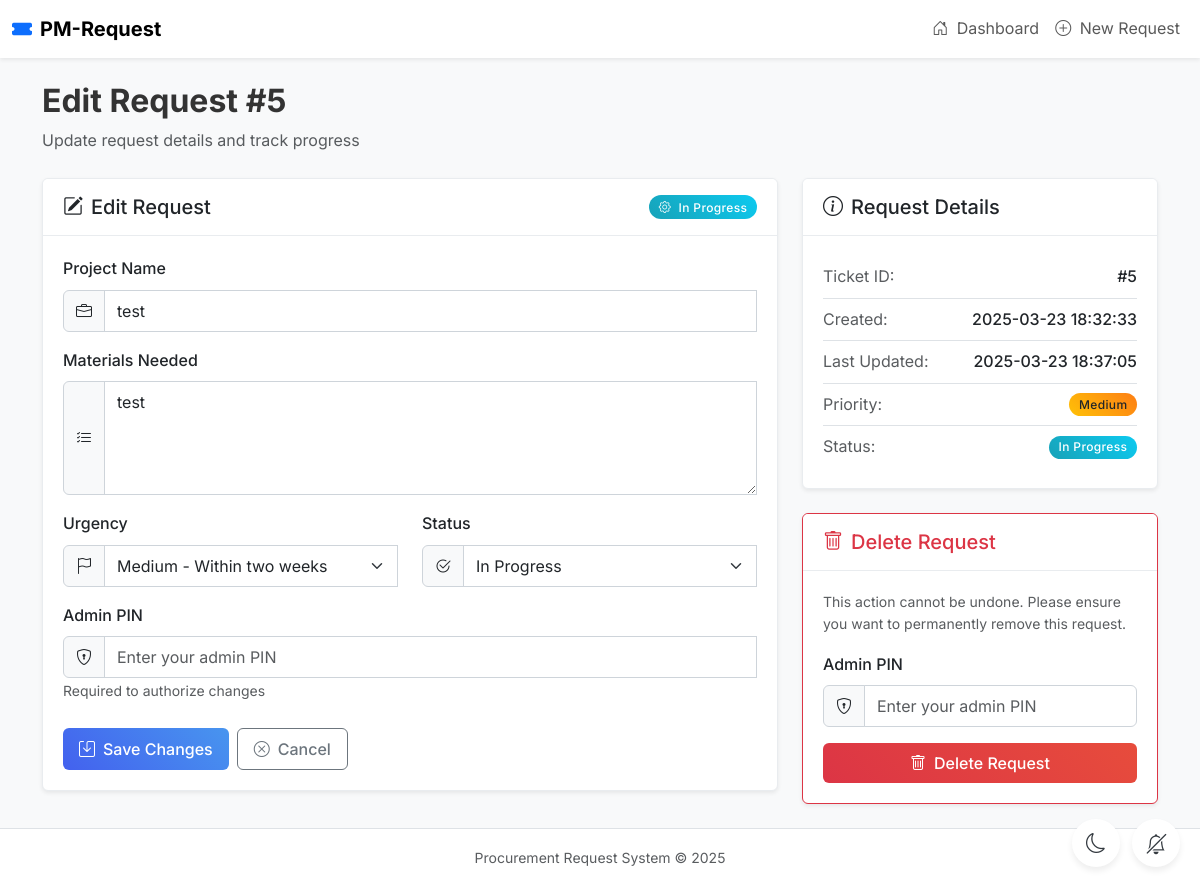
Screenshot of /edit/5 with the database file from the repository.
### tables this page shows
CREATE TABLE tickets (
            id INTEGER PRIMARY KEY AUTOINCREMENT,
            project_name TEXT NOT NULL,
            materials TEXT NOT NULL,
            urgency TEXT NOT NULL,
            status TEXT DEFAULT 'Pending',
            created_at TIMESTAMP DEFAULT CURRENT_TIMESTAMP,
            updated_at TIMESTAMP DEFAULT CURRENT_TIMESTAMP
        );

### app.py (the view, shortened to what this page needs)
@app.route('/edit/<int:ticket_id>', methods=['GET', 'POST'])
def edit_ticket(ticket_id):
    conn = get_db_connection()
    ticket = conn.execute('SELECT * FROM tickets WHERE id = ?', (ticket_id,)).fetchone()
    conn.close()
    return render_template('edit.html', ticket=ticket)

### app.py (called while the page is built)
def get_db_connection():
    conn = sqlite3.connect('tickets.db')
    conn.row_factory = sqlite3.Row
    return conn

### templates/edit.html (shortened to what this page needs)
{% extends "base.html" %}
{% block page_title %}Edit Request #{{ ticket.id }}{% endblock %}
{% block page_description %}Update request details and track progress{% endblock %}
{% block content %}
    <div class="row">
        <div class="col-md-8">
            <div class="card shadow-sm">
                <div class="card-header bg-white d-flex justify-content-between align-items-center">
                    <h5 class="card-title mb-0">
                        <i class="bi bi-pencil-square me-2"></i>Edit Request
                    </h5>
                    <span class="badge rounded-pill bg-{{ 'success' if ticket.status == 'Completed' else 'info' if ticket.status == 'In Progress' else 'secondary' }}">
                        <i class="bi bi-{{ 'check-circle' if ticket.status == 'Completed' else 'gear' if ticket.status == 'In Progress' else 'hourglass-split' }} me-1"></i>
                        {{ ticket.status }}
                    </span>
                </div>
                <div class="card-body">
                    <form method="POST" class="needs-validation" novalidate>
                        <div class="mb-3">
                            <label class="form-label fw-medium" for="project_name">Project Name</label>
                            <div class="input-group">
                                <span class="input-group-text"><i class="bi bi-briefcase"></i></span>
                                <input type="text" class="form-control" id="project_name" name="project_name" value="{{ ticket.project_name }}" required title="Enter the project name" aria-label="Project Name">
                            </div>
                        </div>
                        <div class="mb-3">
                            <label class="form-label fw-medium" for="materials">Materials Needed</label>
                            <div class="input-group">
                                <span class="input-group-text"><i class="bi bi-list-check"></i></span>
                                <textarea class="form-control" id="materials" name="materials" rows="4" required title="Enter the required materials" aria-label="Materials Needed">{{ ticket.materials }}</textarea>
                            </div>
                        </div>
                        <div class="row mb-3">
                            <div class="col-md-6">
                                <label class="form-label fw-medium" for="urgency">Urgency</label>
                                <div class="input-group">
                                    <span class="input-group-text"><i class="bi bi-flag"></i></span>
                                    <select class="form-select" id="urgency" name="urgency" required title="Select the urgency level" aria-label="Urgency Level">
                                        <option value="Medium" {% if ticket.urgency == 'Medium' %}selected{% endif %}>Medium - Within two weeks</option>
                                    </select>
                                </div>
                            </div>
                            <div class="col-md-6">
                                <label class="form-label fw-medium" for="status">Status</label>
                                <div class="input-group">
                                    <span class="input-group-text"><i class="bi bi-check2-circle"></i></span>
                                    <select class="form-select" id="status" name="status" required title="Select the current status" aria-label="Request Status">
                                        <option value="In Progress" {% if ticket.status == 'In Progress' %}selected{% endif %}>In Progress</option>
                                    </select>
                                </div>
                            </div>
                        </div>
                        <div class="mb-4">
                            <label class="form-label fw-medium" for="edit_pin">Admin PIN</label>
                            <div class="input-group">
                                <span class="input-group-text"><i class="bi bi-shield-lock"></i></span>
                                <input type="password" class="form-control" id="edit_pin" name="pin" required title="Enter your PIN to edit" aria-label="Edit PIN" placeholder="Enter your admin PIN">
                            </div>
                            <small class="text-muted mt-1">Required to authorize changes</small>
                        </div>
                        <div class="d-flex gap-2">
                            <button type="submit" class="btn btn-primary">
                                <i class="bi bi-save me-2"></i>Save Changes
                            </button>
                            <a href="{{ url_for('index') }}" class="btn btn-outline-secondary">
                                <i class="bi bi-x-circle me-2"></i>Cancel
                            </a>
                        </div>
                    </form>
                </div>
            </div>
        </div>
        <div class="col-md-4">
            <div class="card shadow-sm mb-4">
                <div class="card-header bg-white">
                    <h5 class="card-title mb-0">
                        <i class="bi bi-info-circle me-2"></i>Request Details
                    </h5>
                </div>
                <div class="card-body">
                    <ul class="list-group list-group-flush">
                        <li class="list-group-item d-flex justify-content-between align-items-center px-0">
                            <span class="text-muted">Ticket ID:</span>
                            <span class="fw-medium">#{{ ticket.id }}</span>
                        </li>
                        <li class="list-group-item d-flex justify-content-between align-items-center px-0">
                            <span class="text-muted">Created:</span>
                            <span class="fw-medium">{{ ticket.created_at }}</span>
                        </li>
                        <li class="list-group-item d-flex justify-content-between align-items-center px-0">
                            <span class="text-muted">Last Updated:</span>
                            <span class="fw-medium">{{ ticket.updated_at }}</span>
                        </li>
                        <li class="list-group-item d-flex justify-content-between align-items-center px-0">
                            <span class="text-muted">Priority:</span>
                            <span class="badge rounded-pill bg-{{ 'danger' if ticket.urgency == 'High' else 'warning' if ticket.urgency == 'Medium' else 'info' }}">
                                {{ ticket.urgency }}
                            </span>
                        </li>
                        <li class="list-group-item d-flex justify-content-between align-items-center px-0">
                            <span class="text-muted">Status:</span>
                            <span class="badge rounded-pill bg-{{ 'success' if ticket.status == 'Completed' else 'info' if ticket.status == 'In Progress' else 'secondary' }}">
                                {{ ticket.status }}
                            </span>
                        </li>
                    </ul>
                </div>
            </div>
            <div class="card shadow-sm border-danger">
                <div class="card-header bg-white text-danger">
                    <h5 class="card-title mb-0">
                        <i class="bi bi-trash me-2"></i>Delete Request
                    </h5>
                </div>
                <div class="card-body">
                    <p class="text-muted small mb-3">This action cannot be undone. Please ensure you want to permanently remove this request.</p>
                    <form method="POST" action="{{ url_for('delete_ticket', ticket_id=ticket.id) }}" onsubmit="return confirm('Are you sure you want to permanently delete this ticket?');">
                        <div class="mb-3">
                            <label class="form-label fw-medium" for="delete_pin">Admin PIN</label>
                            <div class="input-group">
                                <span class="input-group-text"><i class="bi bi-shield-lock"></i></span>
                                <input type="password" class="form-control" id="delete_pin" name="pin" required title="Enter your PIN to delete" aria-label="Delete PIN" placeholder="Enter your admin PIN">
                            </div>
                        </div>
                        <div class="d-grid">
                            <button type="submit" class="btn btn-danger">
                                <i class="bi bi-trash me-2"></i>Delete Request
                            </button>
                        </div>
                    </form>
                </div>
            </div>
        </div>
    </div>
{% endblock %}

### static/css/styles.css (style rules this page uses)
:root { --primary: #4361ee; --primary-light: #4895ef; --primary-dark: #3a0ca3; --primary-light-bg: rgba(67, 97, 238, 0.1); --success-light: rgba(40, 167, 69, 0.1); --warning-light: rgba(255, 193, 7, 0.1); --danger-light: rgba(220, 53, 69, 0.1); --info-light: rgba(23, 162, 184, 0.1); --success: #28a745; --warning: #ffc107; --danger: #dc3545; --info: #17a2b8; --secondary: #6c757d; --light: #f8f9fa; --dark: #343a40; --border-color: #e9ecef; --font-family: 'Inter', -apple-system, BlinkMacSystemFont, 'Segoe UI', Roboto, Oxygen, Ubuntu, Cantarell, 'Open Sans', 'Helvetica Neue', sans-serif; --spacer: 1rem; --transition-speed: 0.2s; --transition-function: ease-out; --shadow-sm: 0 2px 4px rgba(0, 0, 0, 0.05); --shadow-md: 0 4px 6px rgba(0, 0, 0, 0.07); --shadow-lg: 0 10px 15px rgba(0, 0, 0, 0.1); --border-radius-sm: 0.25rem; --border-radius: 0.375rem; --border-radius-lg: 0.5rem; --border-radius-xl: 1rem; }
body { font-family: var(--font-family); transition: background-color var(--transition-speed); background-color: #f8f9fa; min-height: 100vh; color: #333; line-height: 1.6; }
.card { border-radius: var(--border-radius); border: 1px solid var(--border-color); box-shadow: var(--shadow-sm); transition: box-shadow var(--transition-speed) var(--transition-function); overflow: hidden; }
.card-header { border-bottom: 1px solid var(--border-color); padding: 1rem 1.25rem; }
.card-body { padding: 1.25rem; }
.badge { font-weight: 500; letter-spacing: 0.03em; padding: 0.45em 0.8em; border-radius: 30px; }
.badge.rounded-pill { padding-right: 0.8em; padding-left: 0.8em; }
.badge.bg-warning { background: linear-gradient(45deg, #ffc107, #fd7e14) !important; color: #212529; }
.badge.bg-info { background: linear-gradient(45deg, #17a2b8, #0dcaf0) !important; }
.form-control, .form-select { border-radius: var(--border-radius); padding: 0.5rem 0.75rem; border-color: #ced4da; transition: border-color var(--transition-speed), box-shadow var(--transition-speed); }
.input-group-text { background-color: #f8f9fa; border-color: #ced4da; }
.btn { border-radius: var(--border-radius); padding: 0.5rem 1rem; font-weight: 500; transition: all 0.2s; }
.btn-primary { background: linear-gradient(45deg, var(--primary), var(--primary-light)); border: none; }
.btn-danger { background: linear-gradient(45deg, var(--danger), #e74c3c); border: none; }
.fade-in { animation: fadeIn 0.3s ease-in; }

### rows the page displays
tickets: id "5", status "In Progress", project_name "test", materials "test", urgency "Medium - Within two weeks", created_at "2025-03-23 18:32:33", updated_at "2025-03-23 18:37:05", urgency "Medium"
